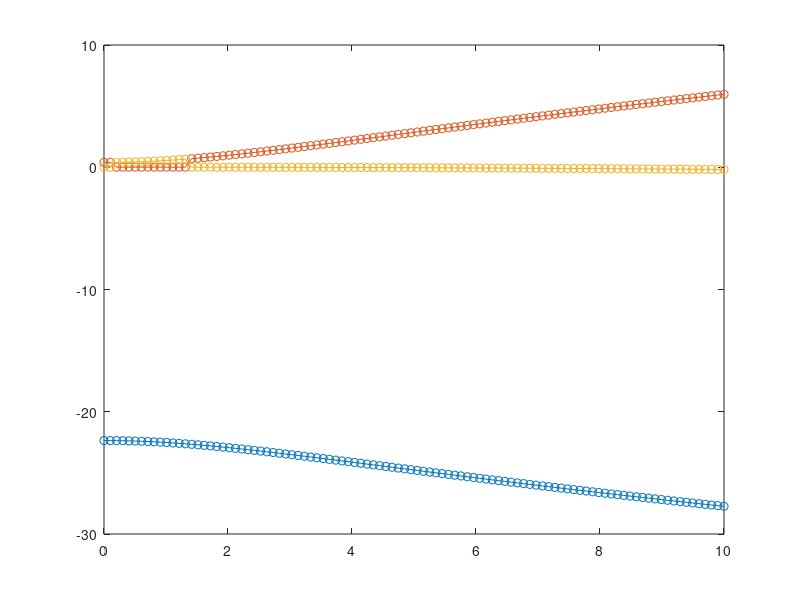

MATLAB code to generate this figure:
clc
clear

g = 9.8;
sc = deg2rad(4.6);

Re = 23*2/3;
nu = 4.89e-6;

C2 = 3;
hsinf = (C2*nu^2*Re/(g*sin(sc)))^(1/3);
usinf = g*hsinf^2*sin(sc)/(C2*nu);

Fr = usinf/((g*hsinf*cos(sc))^(1/2));

normw = 2*pi*hsinf/usinf;
% w = normw*f
% wint = normw*0; 
% wend = normw*7;

wint = 0;
wend = 10;

Nw = 100;

Omega = linspace(wint,wend,Nw);
I = eye(2);
Ze = zeros(2,2);
% without long-wave approx.

for i = 1:Nw
    omega = Omega(i);
    
    M211 = 0;
    M212 = 0;
    M221 = 0;
    M222 = 1/Re;
%     M222 = 0; % long-wave approx.
    
    M111 = 1i;
    M112 = 1i;
    M121 = 1i/Fr^2;
    M122 = 1i;
    
    M011 = -1i*omega;
    M012 = 0;
    M021 = -2*C2/Re;
    M022 = -1i*omega+C2/Re;
    
    M2 = [M211,M212;M221,M222];
    M1 = [M111,M112;M121,M122];
    M0 = [M011,M012;M021,M022];
    
    LHSnew = [M0,M1;Ze,I];
    RHSnew = [Ze,M2;-I,Ze];
    
    [V,Dnew] = eig(LHSnew,RHSnew);
    Klist(i,:) = -diag(Dnew);
    
end

    
% subplot(3,1,1)
% figure()
plot(Omega,-imag(Klist(:,1)),'-o')
hold on
plot(Omega,-imag(Klist(:,2)),'-o')
hold on
plot(Omega,-imag(Klist(:,3)),'-o')
% figure()
% plot(real(Klist(:,2)),imag(Klist(:,2)),'o')
% hold on

% subplot(3,1,2)
% 
% 
% plot(kk1,(real(Omegalist1)),'-o')
% hold on
% 
% subplot(3,1,3)
% plot(kk1,real(Omegalist1)./kk1','-^')
% hold on



